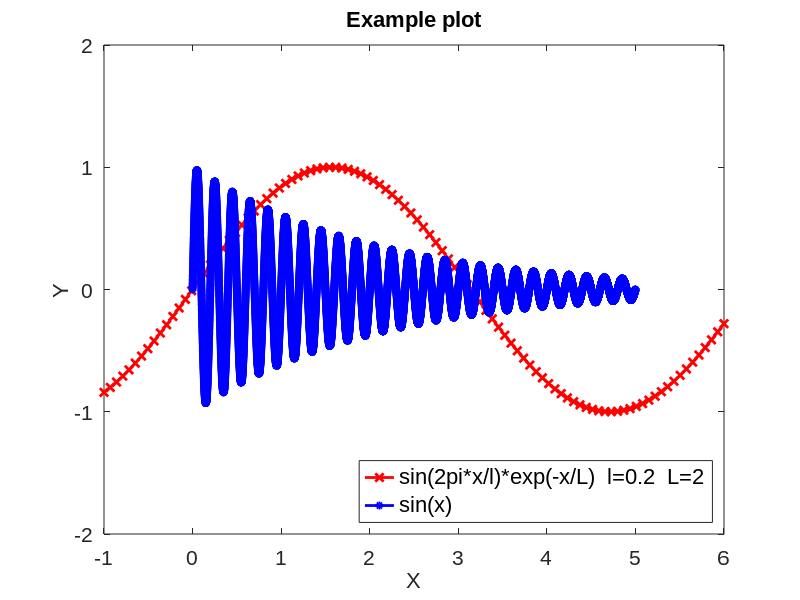

This chart was generated by the following MATLAB code:
%%Simple function plot example
%You are recommended to check the help text of each command 
%"help <command>" in the console
clear all;
close all;
clc;

%Generate an indexed figure
figure(1) 

%Some parameters definition
l=0.2;
L=2;

%Define a linear grid and evaluate the function sine over it.
X1=linspace(-1,6,100);
Y1=sin(X1);
%Plot the data series
plot(X1,Y1,'-rx','LineWidth',2,'MarkerSize',6)

%Set general font type and size (it is advisable to do it with reference to the axes tics, since unlike other objects those are hardly modifiable)
set(gca,'FontName','Arial','FontSize',15)

%Title
title1=title('Example plot');
set(title1,'FontName','Arial','FontSize',16)

%Ranges
xlim([-1,6]);
ylim([-2,2]);

%Labels
xlabel('X','FontName','Arial','FontSize',16);
ylabel('Y','FontName','Arial','FontSize',16);

%Add another data series on the same plot

hold on %not to initiate a different plot
%Evaluate a function over an automatic mash
[X2,Y2]=fplot(@(x)sin(2*pi*x/l)*exp(-x/L),[0,5]);
%Plot it...
plot(X2,Y2,'-bo','LineWidth',2,'MarkerSize',4);
hold off %to close the plot

%Legend
leg1=legend('sin(2pi*x/l)*exp(-x/L)  l=0.2  L=2', 'sin(x)','Location','SouthEast');
set(leg1,'FontName','Arial','FontSize',16)

%Size and ratio of the figure [left offset, bottom offset, width, height]
set(gcf,'Position',[0 0 600 500]);

%Export to eps format (a file is created in the current folder)
filename='prova.eps';
print(gcf,'-depsc',filename)

%% You can play with different plotting commands both 2D and 3D
%ex. subplot, semilogx, semilogy, loglog, hist, surf, ezsurf, etc...  

